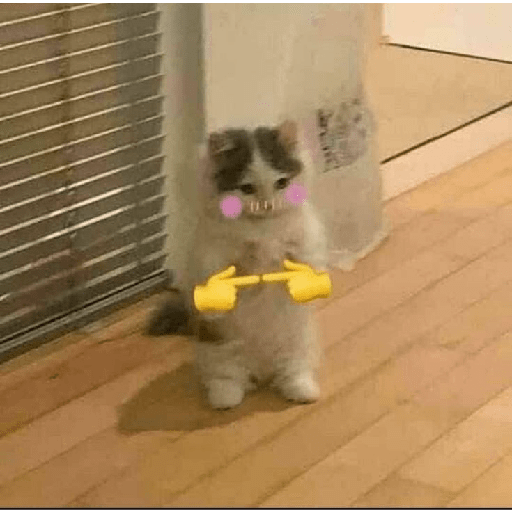
#> input picture Exercise_01/assets/cat_meme_03.png, 512 x 512 px, found by its file name
$ jupyter execute 16.ipynb
#> lines starting #> are read from the running program, lines starting #| are printed output that depends on the picture
[cell 1]
from PIL import Image
import numpy as np
import matplotlib.pyplot as plt
from scipy import ndimage

[cell 2]
# Doc anh
img_path = "/Users/minhnghia2k3/Documents/Computer vision/Exercise_01/assets/cat_meme_03.png"
image = Image.open(img_path)
#> image is the input picture: PIL image 512x512 P; mean R, G, B, A 165, 133, 90.7, 252.5

# Anh xam'
gray_image = image.convert("L")
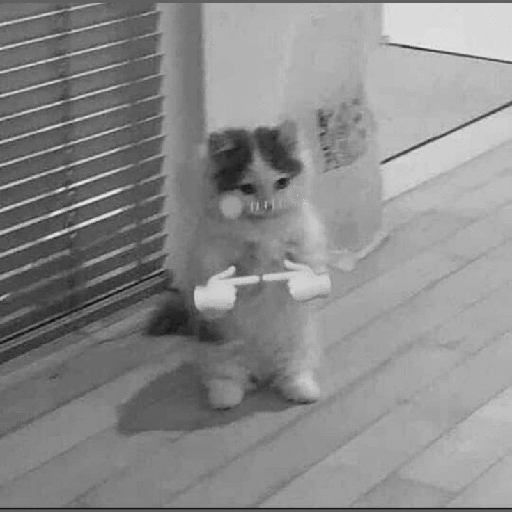
#> gray_image: PIL image 512x512 L; min 19, max 232, mean 137.8

# Chuyen anh ve mang
image_a = np.array(gray_image)

# Làm mờ ảnh xám với bộ lọc Gaussian
blurred_image_a = ndimage.gaussian_filter(image_a, sigma=1, mode="constant")
blurred_image_b = ndimage.gaussian_filter(image_a, sigma=3, mode="constant")
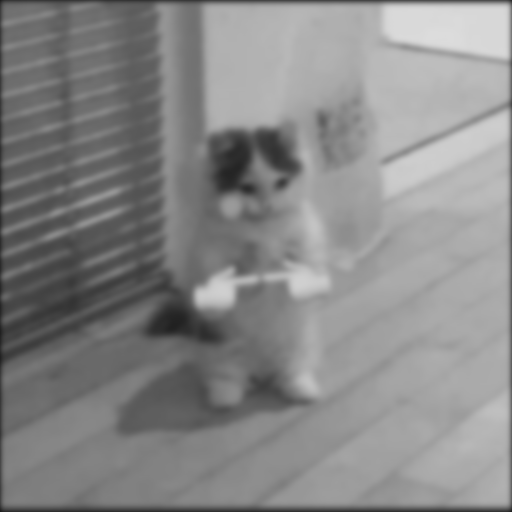
#> blurred_image_b: shape (512, 512); min 27, max 220, mean 135.7
blurred_image_c = ndimage.gaussian_filter(image_a, sigma=99, mode="constant")
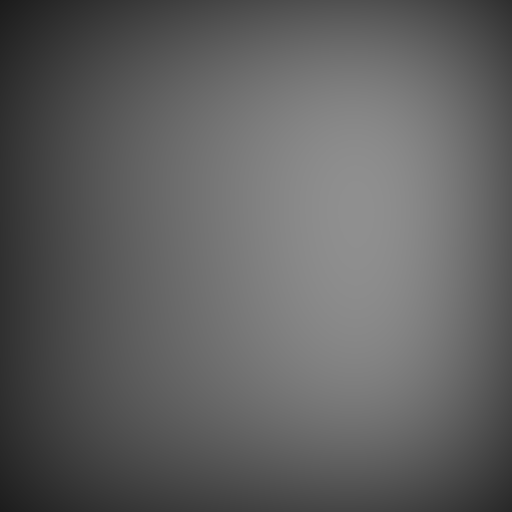
#> blurred_image_c: shape (512, 512); min 27, max 143, mean 96.4

# Hien thi anh
fig, axis = plt.subplots(2, 2, figsize=(10,8))

plt.subplot(2,2,1)
plt.imshow(gray_image, cmap='gray')
plt.title('Ảnh xám gốc')

plt.subplot(2,2,2)
plt.imshow(blurred_image_a, cmap='gray')
plt.title('sigma=1')

plt.subplot(2,2,3)
plt.imshow(blurred_image_b, cmap='gray')
plt.title('sigma=3')

plt.subplot(2,2,4)
plt.imshow(blurred_image_c, cmap='gray')
plt.title('sigma=99')
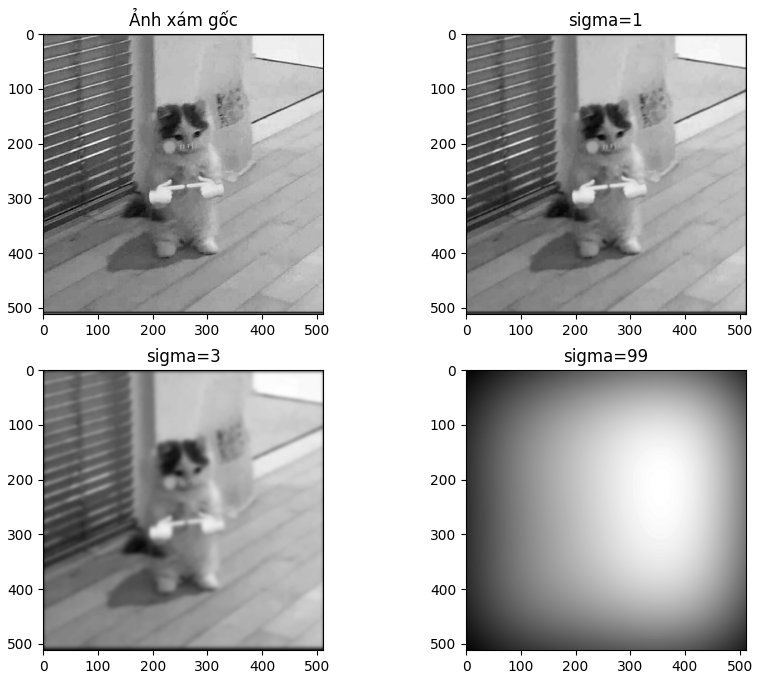
#> figure drawn by matplotlib, 4 panels

$ run again, with Exercise_01/assets/cat_meme_04.png copied over Exercise_01/assets/cat_meme_03.png
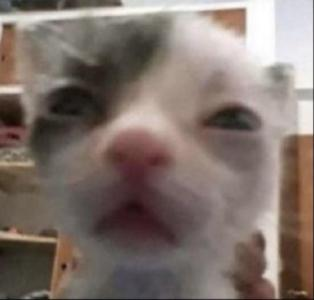
#> input picture Exercise_01/assets/cat_meme_04.png, 314 x 300 px, found by its file name
#> image is the input picture: PIL image 314x300 RGBA; mean R, G, B, A 128.3, 114.6, 107.9, 255
#> `blurred_image_c = ndimage.gaussian_filter(image_a, sigma=99, mode="con..`:
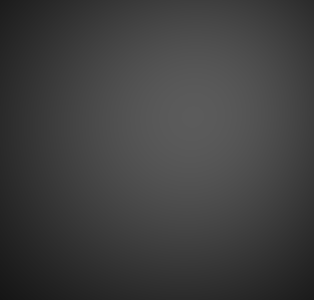
#> blurred_image_c: shape (300, 314); min 21, max 91, mean 62.9
#> `[cell 2] # Doc anh img_path = "/Users/minhnghia2k3/Documents/Computer ..`:
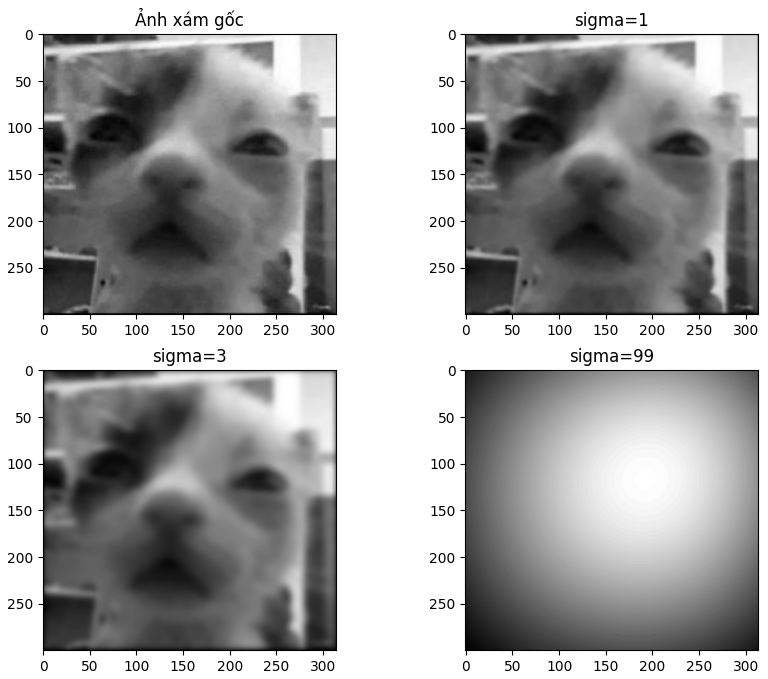
#> figure drawn by matplotlib, 4 panels

$ run again, with Exercise_01/assets/cat_meme_05.png copied over Exercise_01/assets/cat_meme_03.png
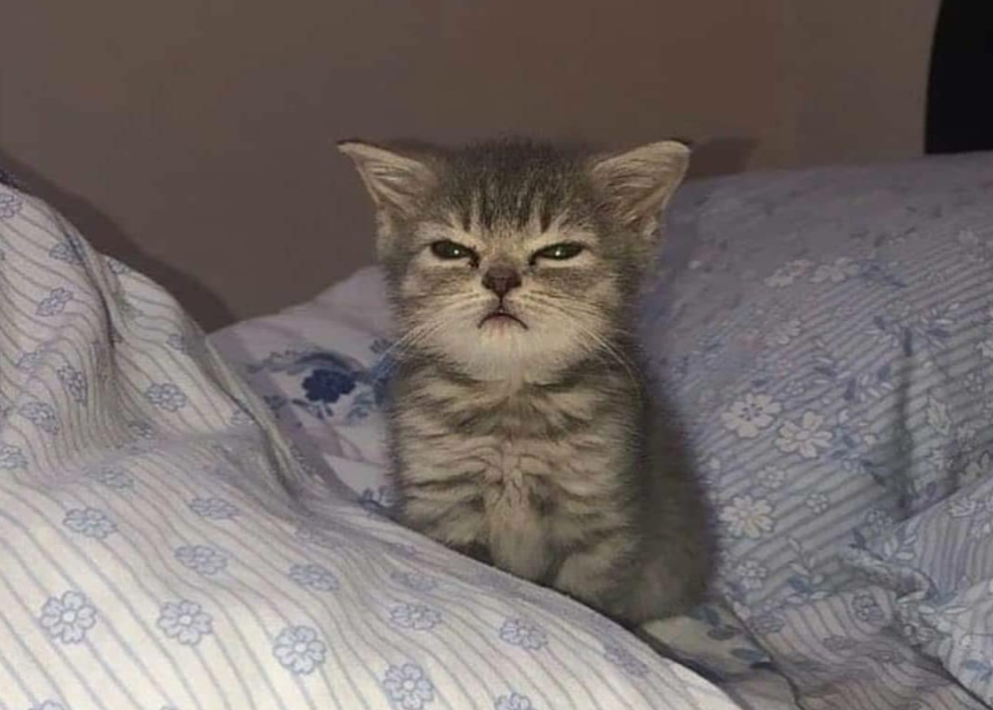
#> input picture Exercise_01/assets/cat_meme_05.png, 993 x 710 px, found by its file name
#> image is the input picture: PIL image 993x710 RGBA; mean R, G, B, A 117.4, 109, 106.6, 255
#> `blurred_image_c = ndimage.gaussian_filter(image_a, sigma=99, mode="con..`:
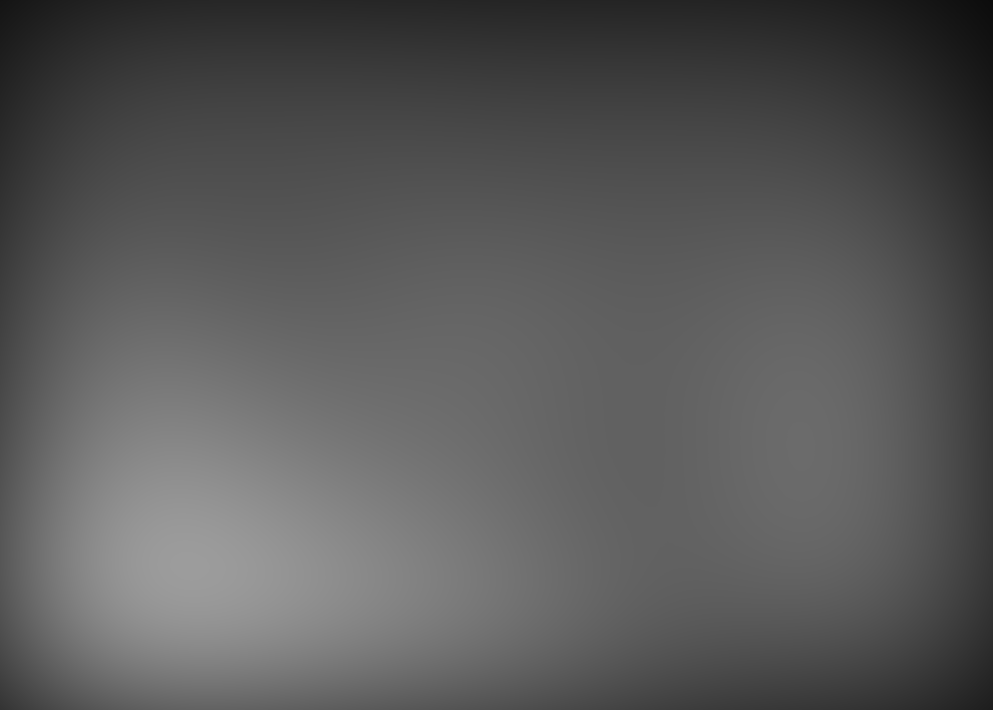
#> blurred_image_c: shape (710, 993); min 12, max 156, mean 88.6
#> `[cell 2] # Doc anh img_path = "/Users/minhnghia2k3/Documents/Computer ..`:
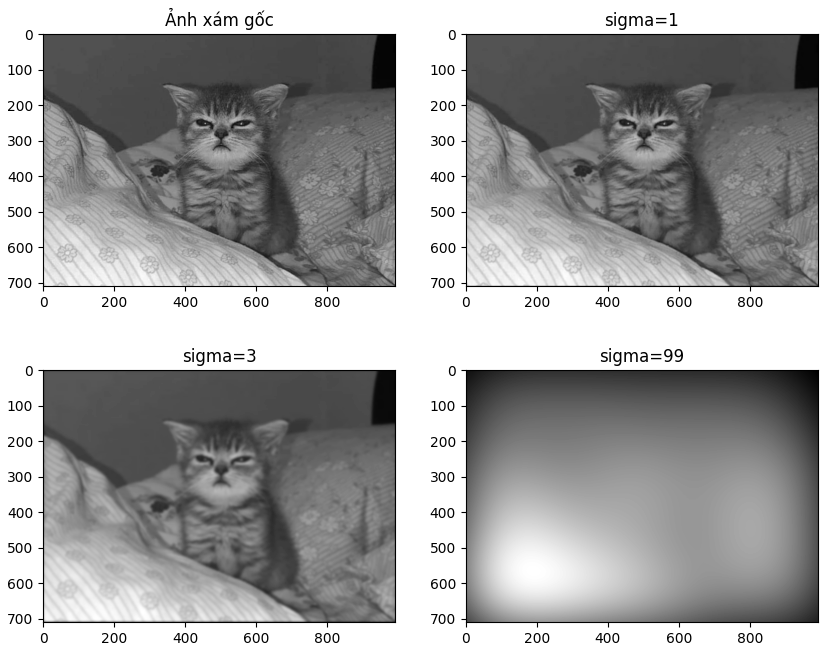
#> figure drawn by matplotlib, 4 panels
